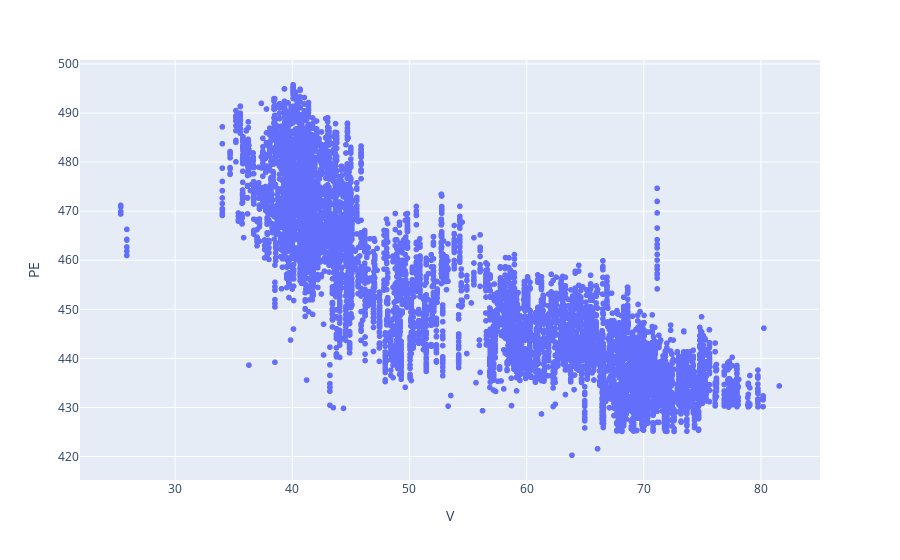

The notebook cell saved with this chart:
### Code cell
px.scatter(df, x = "V", y = "PE")

### Figure 1 — Plotly figure (JSON) as saved in the notebook; plotly's stock layout.template omitted (floating-point values rounded to 4 significant figures; data arrays with more than 128 entries replaced by an {"elided": "..."} marker saying what was removed)
{"data": [{"hovertemplate": "V=%{x}<br>PE=%{y}<extra></extra>", "legendgroup": "", "marker": {"color": "#636efa", "symbol": "circle"}, "mode": "markers", "name": "", "showlegend": false, "type": "scattergl", "x": {"elided": "9568 float values"}, "xaxis": "x", "y": {"elided": "9568 float values"}, "yaxis": "y"}], "layout": {"legend": {"tracegroupgap": 0}, "margin": {"t": 60}, "xaxis": {"anchor": "y", "domain": [0, 1], "title": {"text": "V"}}, "yaxis": {"anchor": "x", "domain": [0, 1], "title": {"text": "PE"}}}}
